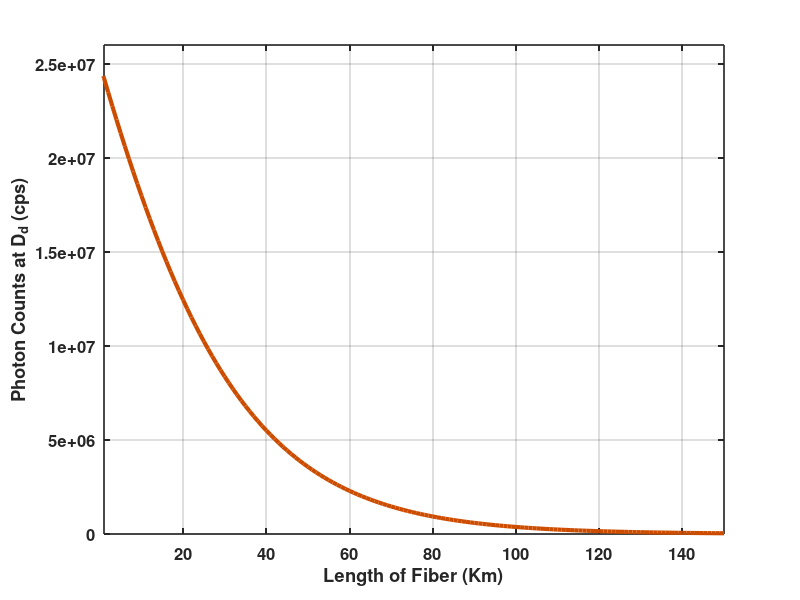

Source code (MATLAB):
clc; clear;
% parameters
mu = 0.5; % Mean Number of Photons/Pulse
alpha = 0.2; % Attenuation in fiber in dB/Km
delta_f = 1e3; % Linewidth in Hz
d_t = 1e-9; % 1/Bit rate
R_b = 1e9; % Sequence length
L = 0:1:150; % Length of Fiber
t_B = 0.5; % Transmittance of BS
loss_MZI = 1 * 10^(-0.2); % 2 dB loss in MZI
theta = 0; % Phase difference of two consecutive pulses
eta = 0.2; % Efficiency of SPD
P_d = 2e-7; % Dark Cout Probability/Pulse in SPD
t_d = 10e-9; % Dead Time in SPD
f_decoy = 0.2; % Probability used to generate the decoy state
duty_cycle_TTL = 0.75; % Duty cycle of TTL pulses
% Phase Noise at LASER
sigma = sqrt(2*pi*delta_f*d_t);
%Channel transmittance
eta_channel = 10.^(- alpha * L /10);
Photon_count_after_channel = mu * 10.^(- alpha * L /10) * R_b;
%% DATA LINE 
% After Beam Splitter
Photon_count_after_BS = mu * 10.^(- alpha * L /10)* R_b * t_B;
% Photon Counts considering the SPD efficiency and dark count rate
Photon_count_after_D_d = Photon_count_after_BS .* eta + P_d * R_b;
% Effective time difference between two consecutive pulses at data line
effective_time_difference_D_d = 1./(Photon_count_after_D_d) + t_d;
% Considering the Duty Cycle of TTL Pulses at D_d
effective_counts_D_d = ((1./effective_time_difference_D_d)).* duty_cycle_TTL;
% Graphs at Data Line
figure
plot(L,effective_counts_D_d, '-', 'Color', [0.80 0.30 0.00], 'LineWidth', 3);
xlabel('Length of Fiber (Km)' , 'FontSize', 13,'FontWeight', 'bold')
ylabel('Photon Counts at D_d (cps)' , 'FontSize', 13,'FontWeight', 'bold')
grid on;
xlim([1 150]);
ylim([-1000 26000000]);
grid on;
box on;
set(gca, 'FontSize', 12,'LineWidth', 1.2, 'FontWeight', 'bold');
hold off;
